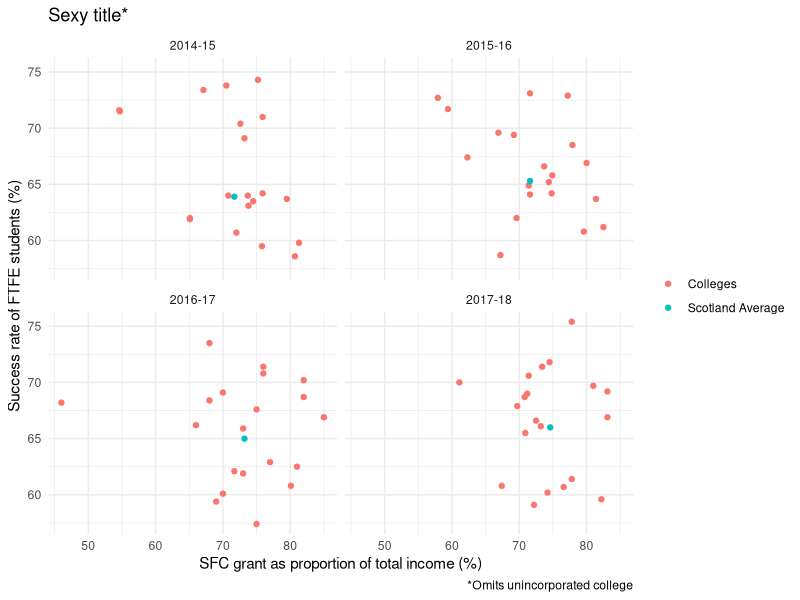
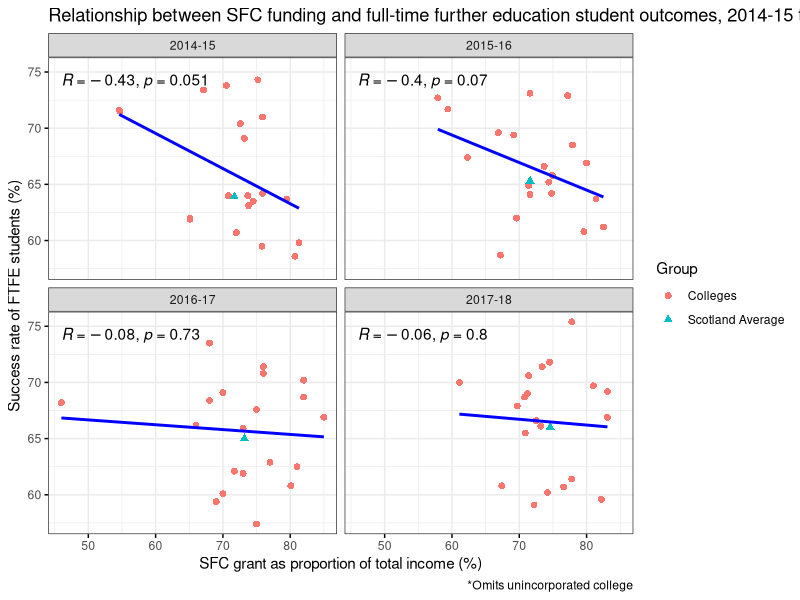

Write R code to recreate these figures, in order. (Note: this script raises an error after producing the figures.)
library(tidyverse)

basedata <- read_csv("Income_success.csv")

#################
#TIDYVERSE METHOD

basedata <- read_csv("Income_success.csv") %>%
  mutate(sfc_funding = round(SFC_funding *100, 1),
         ftfe_attainment = round(FTFE_attainment*100,1),
         Group=ifelse(college_name == "SCOTLAND AVERAGE", "Scotland Average", "Colleges"))


ggplot(data = basedata, aes(x = sfc_funding, y = ftfe_attainment)) +
  geom_point(aes(
    colour = ifelse(
      college_name == "SCOTLAND AVERAGE",
      "Scotland Average",
      "Colleges"))) +
  # geom_smooth(method = lm) +
  facet_wrap( ~ academic_year) +
  theme_minimal() +
  theme(legend.title = element_blank()) +
  labs(
    x = "SFC grant as proportion of total income (%)",
    y = "Success rate of FTFE students (%)",
    title = "Sexy title*",
    caption = "*Omits unincorporated college"
  )
#########################################

library(ggpubr)
 
          
ggscatter(
  basedata,
  x = "sfc_funding",
  y = "ftfe_attainment",
  add = "reg.line",
  title = "Relationship between SFC funding and full-time further education student outcomes, 2014-15 to 2017-18*",
  xlab = "SFC grant as proportion of total income (%)",
  ylab = "Success rate of FTFE students (%)",
  caption = "*Omits unincorporated college",
  color = "Group",
  shape = "Group",
  add.params = list(color = "blue"),
  ggtheme = theme_bw()
  # label = "college_name",
  # repel = TRUE,
  # label.select = list(criteria = "`x` >85 | `y` <60 | `y`>73" )) +
) + 
  facet_wrap( ~ academic_year) +
  # stat_cor(aes(label = paste(..rr.label.., ..p.label.., sep = "~`,`~"))) +
  stat_cor()

ggpar(plot,
      xlim = c(0,100),
      ylim = c(0,100))           
           
